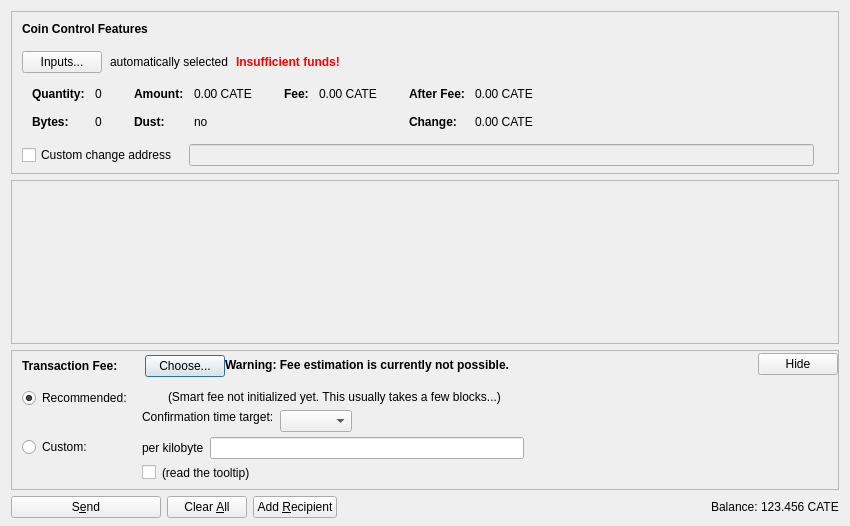
<?xml version="1.0" encoding="UTF-8"?>
<ui version="4.0">
 <class>SendCoinsDialog</class>
 <widget class="QDialog" name="SendCoinsDialog">
  <property name="geometry">
   <rect>
    <x>0</x>
    <y>0</y>
    <width>850</width>
    <height>526</height>
   </rect>
  </property>
  <property name="windowTitle">
   <string>Send Coins</string>
  </property>
  <layout class="QVBoxLayout" name="verticalLayout" stretch="0,1,0,0">
   <property name="bottomMargin">
    <number>8</number>
   </property>
   <item>
    <widget class="QFrame" name="frameCoinControl">
     <property name="sizePolicy">
      <sizepolicy hsizetype="Expanding" vsizetype="Expanding">
       <horstretch>0</horstretch>
       <verstretch>0</verstretch>
      </sizepolicy>
     </property>
     <property name="maximumSize">
      <size>
       <width>16777215</width>
       <height>16777215</height>
      </size>
     </property>
     <property name="frameShape">
      <enum>QFrame::StyledPanel</enum>
     </property>
     <property name="frameShadow">
      <enum>QFrame::Sunken</enum>
     </property>
     <layout class="QVBoxLayout" name="verticalLayoutCoinControl2">
      <property name="spacing">
       <number>0</number>
      </property>
      <property name="leftMargin">
       <number>0</number>
      </property>
      <property name="topMargin">
       <number>0</number>
      </property>
      <property name="rightMargin">
       <number>0</number>
      </property>
      <property name="bottomMargin">
       <number>6</number>
      </property>
      <item>
       <layout class="QVBoxLayout" name="verticalLayoutCoinControl" stretch="0,0,0,0,1">
        <property name="spacing">
         <number>0</number>
        </property>
        <property name="leftMargin">
         <number>10</number>
        </property>
        <property name="topMargin">
         <number>10</number>
        </property>
        <item>
         <layout class="QHBoxLayout" name="horizontalLayoutCoinControl1">
          <property name="bottomMargin">
           <number>15</number>
          </property>
          <item>
           <widget class="QLabel" name="labelCoinControlFeatures">
            <property name="sizePolicy">
             <sizepolicy hsizetype="Preferred" vsizetype="Maximum">
              <horstretch>0</horstretch>
              <verstretch>0</verstretch>
             </sizepolicy>
            </property>
            <property name="font">
             <font>
              <weight>75</weight>
              <bold>true</bold>
             </font>
            </property>
            <property name="styleSheet">
             <string notr="true">font-weight:bold;</string>
            </property>
            <property name="text">
             <string>Coin Control Features</string>
            </property>
           </widget>
          </item>
         </layout>
        </item>
        <item>
         <layout class="QHBoxLayout" name="horizontalLayoutCoinControl2" stretch="0,0,0,0">
          <property name="spacing">
           <number>8</number>
          </property>
          <property name="bottomMargin">
           <number>10</number>
          </property>
          <item>
           <widget class="QPushButton" name="pushButtonCoinControl">
            <property name="styleSheet">
             <string notr="true"/>
            </property>
            <property name="text">
             <string>Inputs...</string>
            </property>
            <property name="autoDefault">
             <bool>false</bool>
            </property>
           </widget>
          </item>
          <item>
           <widget class="QLabel" name="labelCoinControlAutomaticallySelected">
            <property name="text">
             <string>automatically selected</string>
            </property>
            <property name="margin">
             <number>5</number>
            </property>
           </widget>
          </item>
          <item>
           <widget class="QLabel" name="labelCoinControlInsuffFunds">
            <property name="font">
             <font>
              <weight>75</weight>
              <bold>true</bold>
             </font>
            </property>
            <property name="styleSheet">
             <string notr="true">color:red;font-weight:bold;</string>
            </property>
            <property name="text">
             <string>Insufficient funds!</string>
            </property>
            <property name="margin">
             <number>5</number>
            </property>
           </widget>
          </item>
          <item>
           <spacer name="horizontalSpacerCoinControl">
            <property name="orientation">
             <enum>Qt::Horizontal</enum>
            </property>
            <property name="sizeHint" stdset="0">
             <size>
              <width>40</width>
              <height>1</height>
             </size>
            </property>
           </spacer>
          </item>
         </layout>
        </item>
        <item>
         <widget class="QWidget" name="widgetCoinControl" native="true">
          <property name="sizePolicy">
           <sizepolicy hsizetype="Preferred" vsizetype="Preferred">
            <horstretch>0</horstretch>
            <verstretch>0</verstretch>
           </sizepolicy>
          </property>
          <property name="minimumSize">
           <size>
            <width>0</width>
            <height>0</height>
           </size>
          </property>
          <property name="styleSheet">
           <string notr="true"/>
          </property>
          <layout class="QHBoxLayout" name="horizontalLayoutCoinControl5">
           <property name="leftMargin">
            <number>0</number>
           </property>
           <property name="topMargin">
            <number>0</number>
           </property>
           <property name="rightMargin">
            <number>0</number>
           </property>
           <property name="bottomMargin">
            <number>0</number>
           </property>
           <item>
            <layout class="QHBoxLayout" name="horizontalLayoutCoinControl3" stretch="0,0,0,1">
             <property name="spacing">
              <number>20</number>
             </property>
             <property name="topMargin">
              <number>0</number>
             </property>
             <property name="bottomMargin">
              <number>10</number>
             </property>
             <item>
              <layout class="QFormLayout" name="formLayoutCoinControl1">
               <property name="horizontalSpacing">
                <number>10</number>
               </property>
               <property name="verticalSpacing">
                <number>14</number>
               </property>
               <property name="leftMargin">
                <number>10</number>
               </property>
               <property name="topMargin">
                <number>4</number>
               </property>
               <property name="rightMargin">
                <number>6</number>
               </property>
               <item row="0" column="0">
                <widget class="QLabel" name="labelCoinControlQuantityText">
                 <property name="font">
                  <font>
                   <weight>75</weight>
                   <bold>true</bold>
                  </font>
                 </property>
                 <property name="text">
                  <string>Quantity:</string>
                 </property>
                 <property name="margin">
                  <number>0</number>
                 </property>
                </widget>
               </item>
               <item row="0" column="1">
                <widget class="QLabel" name="labelCoinControlQuantity">
                 <property name="cursor">
                  <cursorShape>IBeamCursor</cursorShape>
                 </property>
                 <property name="contextMenuPolicy">
                  <enum>Qt::ActionsContextMenu</enum>
                 </property>
                 <property name="text">
                  <string notr="true">0</string>
                 </property>
                 <property name="margin">
                  <number>0</number>
                 </property>
                 <property name="textInteractionFlags">
                  <set>Qt::LinksAccessibleByMouse|Qt::TextSelectableByKeyboard|Qt::TextSelectableByMouse</set>
                 </property>
                </widget>
               </item>
               <item row="1" column="0">
                <widget class="QLabel" name="labelCoinControlBytesText">
                 <property name="font">
                  <font>
                   <weight>75</weight>
                   <bold>true</bold>
                  </font>
                 </property>
                 <property name="text">
                  <string>Bytes:</string>
                 </property>
                </widget>
               </item>
               <item row="1" column="1">
                <widget class="QLabel" name="labelCoinControlBytes">
                 <property name="cursor">
                  <cursorShape>IBeamCursor</cursorShape>
                 </property>
                 <property name="contextMenuPolicy">
                  <enum>Qt::ActionsContextMenu</enum>
                 </property>
                 <property name="text">
                  <string notr="true">0</string>
                 </property>
                 <property name="textInteractionFlags">
                  <set>Qt::LinksAccessibleByMouse|Qt::TextSelectableByKeyboard|Qt::TextSelectableByMouse</set>
                 </property>
                </widget>
               </item>
              </layout>
             </item>
             <item>
              <layout class="QFormLayout" name="formLayoutCoinControl2">
               <property name="horizontalSpacing">
                <number>10</number>
               </property>
               <property name="verticalSpacing">
                <number>14</number>
               </property>
               <property name="leftMargin">
                <number>6</number>
               </property>
               <property name="topMargin">
                <number>4</number>
               </property>
               <property name="rightMargin">
                <number>6</number>
               </property>
               <item row="0" column="0">
                <widget class="QLabel" name="labelCoinControlAmountText">
                 <property name="font">
                  <font>
                   <weight>75</weight>
                   <bold>true</bold>
                  </font>
                 </property>
                 <property name="text">
                  <string>Amount:</string>
                 </property>
                 <property name="margin">
                  <number>0</number>
                 </property>
                </widget>
               </item>
               <item row="0" column="1">
                <widget class="QLabel" name="labelCoinControlAmount">
                 <property name="cursor">
                  <cursorShape>IBeamCursor</cursorShape>
                 </property>
                 <property name="contextMenuPolicy">
                  <enum>Qt::ActionsContextMenu</enum>
                 </property>
                 <property name="text">
                  <string notr="true">0.00 CATE</string>
                 </property>
                 <property name="textInteractionFlags">
                  <set>Qt::LinksAccessibleByMouse|Qt::TextSelectableByKeyboard|Qt::TextSelectableByMouse</set>
                 </property>
                </widget>
               </item>
               <item row="1" column="0">
                <widget class="QLabel" name="labelCoinControlLowOutputText">
                 <property name="font">
                  <font>
                   <weight>75</weight>
                   <bold>true</bold>
                  </font>
                 </property>
                 <property name="text">
                  <string>Dust:</string>
                 </property>
                </widget>
               </item>
               <item row="1" column="1">
                <widget class="QLabel" name="labelCoinControlLowOutput">
                 <property name="cursor">
                  <cursorShape>IBeamCursor</cursorShape>
                 </property>
                 <property name="contextMenuPolicy">
                  <enum>Qt::ActionsContextMenu</enum>
                 </property>
                 <property name="text">
                  <string notr="true">no</string>
                 </property>
                 <property name="textInteractionFlags">
                  <set>Qt::LinksAccessibleByMouse|Qt::TextSelectableByKeyboard|Qt::TextSelectableByMouse</set>
                 </property>
                </widget>
               </item>
              </layout>
             </item>
             <item>
              <layout class="QFormLayout" name="formLayoutCoinControl3">
               <property name="horizontalSpacing">
                <number>10</number>
               </property>
               <property name="verticalSpacing">
                <number>14</number>
               </property>
               <property name="leftMargin">
                <number>6</number>
               </property>
               <property name="topMargin">
                <number>4</number>
               </property>
               <property name="rightMargin">
                <number>6</number>
               </property>
               <item row="0" column="0">
                <widget class="QLabel" name="labelCoinControlFeeText">
                 <property name="font">
                  <font>
                   <weight>75</weight>
                   <bold>true</bold>
                  </font>
                 </property>
                 <property name="text">
                  <string>Fee:</string>
                 </property>
                 <property name="margin">
                  <number>0</number>
                 </property>
                </widget>
               </item>
               <item row="0" column="1">
                <widget class="QLabel" name="labelCoinControlFee">
                 <property name="cursor">
                  <cursorShape>IBeamCursor</cursorShape>
                 </property>
                 <property name="contextMenuPolicy">
                  <enum>Qt::ActionsContextMenu</enum>
                 </property>
                 <property name="text">
                  <string notr="true">0.00 CATE</string>
                 </property>
                 <property name="textInteractionFlags">
                  <set>Qt::LinksAccessibleByMouse|Qt::TextSelectableByKeyboard|Qt::TextSelectableByMouse</set>
                 </property>
                </widget>
               </item>
              </layout>
             </item>
             <item>
              <layout class="QFormLayout" name="formLayoutCoinControl4">
               <property name="horizontalSpacing">
                <number>10</number>
               </property>
               <property name="verticalSpacing">
                <number>14</number>
               </property>
               <property name="leftMargin">
                <number>6</number>
               </property>
               <property name="topMargin">
                <number>4</number>
               </property>
               <property name="rightMargin">
                <number>6</number>
               </property>
               <item row="0" column="0">
                <widget class="QLabel" name="labelCoinControlAfterFeeText">
                 <property name="font">
                  <font>
                   <weight>75</weight>
                   <bold>true</bold>
                  </font>
                 </property>
                 <property name="text">
                  <string>After Fee:</string>
                 </property>
                 <property name="margin">
                  <number>0</number>
                 </property>
                </widget>
               </item>
               <item row="0" column="1">
                <widget class="QLabel" name="labelCoinControlAfterFee">
                 <property name="cursor">
                  <cursorShape>IBeamCursor</cursorShape>
                 </property>
                 <property name="contextMenuPolicy">
                  <enum>Qt::ActionsContextMenu</enum>
                 </property>
                 <property name="text">
                  <string notr="true">0.00 CATE</string>
                 </property>
                 <property name="textInteractionFlags">
                  <set>Qt::LinksAccessibleByMouse|Qt::TextSelectableByKeyboard|Qt::TextSelectableByMouse</set>
                 </property>
                </widget>
               </item>
               <item row="1" column="0">
                <widget class="QLabel" name="labelCoinControlChangeText">
                 <property name="font">
                  <font>
                   <weight>75</weight>
                   <bold>true</bold>
                  </font>
                 </property>
                 <property name="text">
                  <string>Change:</string>
                 </property>
                </widget>
               </item>
               <item row="1" column="1">
                <widget class="QLabel" name="labelCoinControlChange">
                 <property name="cursor">
                  <cursorShape>IBeamCursor</cursorShape>
                 </property>
                 <property name="contextMenuPolicy">
                  <enum>Qt::ActionsContextMenu</enum>
                 </property>
                 <property name="text">
                  <string notr="true">0.00 CATE</string>
                 </property>
                 <property name="textInteractionFlags">
                  <set>Qt::LinksAccessibleByMouse|Qt::TextSelectableByKeyboard|Qt::TextSelectableByMouse</set>
                 </property>
                </widget>
               </item>
              </layout>
             </item>
            </layout>
           </item>
          </layout>
         </widget>
        </item>
        <item>
         <layout class="QHBoxLayout" name="horizontalLayoutCoinControl4" stretch="0,0,0">
          <property name="spacing">
           <number>12</number>
          </property>
          <property name="sizeConstraint">
           <enum>QLayout::SetDefaultConstraint</enum>
          </property>
          <property name="topMargin">
           <number>5</number>
          </property>
          <property name="rightMargin">
           <number>5</number>
          </property>
          <item>
           <widget class="QCheckBox" name="checkBoxCoinControlChange">
            <property name="toolTip">
             <string>If this is activated, but the change address is empty or invalid, change will be sent to a newly generated address.</string>
            </property>
            <property name="text">
             <string>Custom change address</string>
            </property>
           </widget>
          </item>
          <item>
           <widget class="QValidatedLineEdit" name="lineEditCoinControlChange">
            <property name="enabled">
             <bool>false</bool>
            </property>
            <property name="sizePolicy">
             <sizepolicy hsizetype="Expanding" vsizetype="Fixed">
              <horstretch>0</horstretch>
              <verstretch>0</verstretch>
             </sizepolicy>
            </property>
           </widget>
          </item>
          <item>
           <widget class="QLabel" name="labelCoinControlChangeLabel">
            <property name="sizePolicy">
             <sizepolicy hsizetype="Preferred" vsizetype="Expanding">
              <horstretch>0</horstretch>
              <verstretch>0</verstretch>
             </sizepolicy>
            </property>
            <property name="minimumSize">
             <size>
              <width>0</width>
              <height>0</height>
             </size>
            </property>
            <property name="text">
             <string/>
            </property>
            <property name="margin">
             <number>3</number>
            </property>
           </widget>
          </item>
         </layout>
        </item>
        <item>
         <spacer name="verticalSpacerCoinControl">
          <property name="orientation">
           <enum>Qt::Vertical</enum>
          </property>
          <property name="sizeHint" stdset="0">
           <size>
            <width>800</width>
            <height>1</height>
           </size>
          </property>
         </spacer>
        </item>
       </layout>
      </item>
     </layout>
    </widget>
   </item>
   <item>
    <widget class="QScrollArea" name="scrollArea">
     <property name="widgetResizable">
      <bool>true</bool>
     </property>
     <widget class="QWidget" name="scrollAreaWidgetContents">
      <property name="geometry">
       <rect>
        <x>0</x>
        <y>0</y>
        <width>830</width>
        <height>104</height>
       </rect>
      </property>
      <layout class="QVBoxLayout" name="verticalLayout_2" stretch="0,1">
       <property name="leftMargin">
        <number>0</number>
       </property>
       <property name="topMargin">
        <number>0</number>
       </property>
       <property name="rightMargin">
        <number>0</number>
       </property>
       <property name="bottomMargin">
        <number>0</number>
       </property>
       <item>
        <layout class="QVBoxLayout" name="entries">
         <property name="spacing">
          <number>6</number>
         </property>
        </layout>
       </item>
       <item>
        <spacer name="verticalSpacer">
         <property name="orientation">
          <enum>Qt::Vertical</enum>
         </property>
         <property name="sizeHint" stdset="0">
          <size>
           <width>20</width>
           <height>40</height>
          </size>
         </property>
        </spacer>
       </item>
      </layout>
     </widget>
    </widget>
   </item>
   <item>
    <widget class="QFrame" name="frameFee">
     <property name="sizePolicy">
      <sizepolicy hsizetype="Expanding" vsizetype="Expanding">
       <horstretch>0</horstretch>
       <verstretch>0</verstretch>
      </sizepolicy>
     </property>
     <property name="maximumSize">
      <size>
       <width>16777215</width>
       <height>16777215</height>
      </size>
     </property>
     <property name="frameShape">
      <enum>QFrame::StyledPanel</enum>
     </property>
     <property name="frameShadow">
      <enum>QFrame::Sunken</enum>
     </property>
     <layout class="QVBoxLayout" name="verticalLayoutFee1">
      <property name="spacing">
       <number>0</number>
      </property>
      <property name="leftMargin">
       <number>0</number>
      </property>
      <property name="topMargin">
       <number>0</number>
      </property>
      <property name="rightMargin">
       <number>0</number>
      </property>
      <property name="bottomMargin">
       <number>0</number>
      </property>
      <item>
       <layout class="QVBoxLayout" name="verticalLayoutFee2" stretch="0,0,0">
        <property name="spacing">
         <number>0</number>
        </property>
        <property name="leftMargin">
         <number>10</number>
        </property>
        <property name="topMargin">
         <number>0</number>
        </property>
        <item>
         <layout class="QHBoxLayout" name="horizontalLayoutFee1">
          <property name="bottomMargin">
           <number>0</number>
          </property>
          <item>
           <layout class="QVBoxLayout" name="verticalLayoutFee7">
            <property name="spacing">
             <number>0</number>
            </property>
            <item>
             <spacer name="verticalSpacerSmartFee">
              <property name="orientation">
               <enum>Qt::Vertical</enum>
              </property>
              <property name="sizeType">
               <enum>QSizePolicy::Fixed</enum>
              </property>
              <property name="sizeHint" stdset="0">
               <size>
                <width>1</width>
                <height>4</height>
               </size>
              </property>
             </spacer>
            </item>
            <item>
             <layout class="QHBoxLayout" name="horizontalLayoutSmartFee">
              <property name="spacing">
               <number>10</number>
              </property>
              <item>
               <widget class="QLabel" name="labelFeeHeadline">
                <property name="sizePolicy">
                 <sizepolicy hsizetype="Preferred" vsizetype="Maximum">
                  <horstretch>0</horstretch>
                  <verstretch>0</verstretch>
                 </sizepolicy>
                </property>
                <property name="font">
                 <font>
                  <weight>75</weight>
                  <bold>true</bold>
                 </font>
                </property>
                <property name="styleSheet">
                 <string notr="true">font-weight:bold;</string>
                </property>
                <property name="text">
                 <string>Transaction Fee:</string>
                </property>
               </widget>
              </item>
              <item>
               <widget class="QLabel" name="labelFeeMinimized">
                <property name="text">
                 <string/>
                </property>
               </widget>
              </item>
              <item>
               <widget class="QPushButton" name="buttonChooseFee">
                <property name="text">
                 <string>Choose...</string>
                </property>
               </widget>
              </item>
             </layout>
            </item>
            <item>
             <spacer name="verticalSpacer_5">
              <property name="orientation">
               <enum>Qt::Vertical</enum>
              </property>
              <property name="sizeHint" stdset="0">
               <size>
                <width>1</width>
                <height>1</height>
               </size>
              </property>
             </spacer>
            </item>
           </layout>
          </item>
          <item>
           <widget class="QLabel" name="fallbackFeeWarningLabel">
            <property name="toolTip">
             <string>Using the fallbackfee can result in sending a transaction that will take several hours or days (or never) to confirm. Consider choosing your fee manually or wait until you have validated the complete chain.</string>
            </property>
            <property name="font">
            <font>
                <weight>75</weight>
                <bold>true</bold>
            </font>
            </property>
            <property name="text">
             <string>Warning: Fee estimation is currently not possible.</string>
            </property>
            <property name="wordWrap">
             <bool>false</bool>
            </property>
           </widget>
          </item>
          <item>
           <spacer name="horizontalSpacer_4">
            <property name="orientation">
             <enum>Qt::Horizontal</enum>
            </property>
            <property name="sizeType">
             <enum>QSizePolicy::MinimumExpanding</enum>
            </property>
            <property name="sizeHint" stdset="0">
             <size>
              <width>40</width>
              <height>20</height>
             </size>
            </property>
           </spacer>
          </item>
          <item>
           <widget class="QPushButton" name="buttonMinimizeFee">
            <property name="toolTip">
             <string>collapse fee-settings</string>
            </property>
            <property name="text">
             <string>Hide</string>
            </property>
           </widget>
          </item>
         </layout>
        </item>
        <item>
         <widget class="QFrame" name="frameFeeSelection">
          <layout class="QVBoxLayout" name="verticalLayoutFee12">
           <property name="spacing">
            <number>0</number>
           </property>
           <property name="leftMargin">
            <number>0</number>
           </property>
           <property name="topMargin">
            <number>0</number>
           </property>
           <property name="rightMargin">
            <number>0</number>
           </property>
           <property name="bottomMargin">
            <number>0</number>
           </property>
           <item>
            <layout class="QGridLayout" name="gridLayoutFee">
             <property name="topMargin">
              <number>10</number>
             </property>
             <property name="bottomMargin">
              <number>4</number>
             </property>
             <property name="horizontalSpacing">
              <number>10</number>
             </property>
             <property name="verticalSpacing">
              <number>4</number>
             </property>
             <item row="1" column="1">
              <layout class="QVBoxLayout" name="verticalLayoutFee8">
               <property name="spacing">
                <number>6</number>
               </property>
               <item>
                <layout class="QHBoxLayout" name="horizontalLayoutFee13">
                 <item>
                  <widget class="QLabel" name="labelCustomPerKilobyte">
                   <property name="toolTip">
                    <string>If the custom fee is set to 1000 satoshis and the transaction is only 250 bytes, then &quot;per kilobyte&quot; only pays 250 satoshis in fee, while &quot;total at least&quot; pays 1000 satoshis. For transactions bigger than a kilobyte both pay by kilobyte.</string>
                   </property>
                   <property name="text">
                    <string>per kilobyte</string>
                   </property>
                  </widget>
                 </item>
                 <item>
                  <widget class="BitcoinAmountField" name="customFee"/>
                 </item>
                 <item>
                  <spacer name="horizontalSpacer_6">
                   <property name="orientation">
                    <enum>Qt::Horizontal</enum>
                   </property>
                   <property name="sizeHint" stdset="0">
                    <size>
                     <width>1</width>
                     <height>1</height>
                    </size>
                   </property>
                  </spacer>
                 </item>
                </layout>
               </item>
               <item>
                <layout class="QHBoxLayout" name="horizontalLayoutFee8">
                 <item>
                  <widget class="QCheckBox" name="checkBoxMinimumFee">
                   <property name="toolTip">
                    <string>Paying only the minimum fee is just fine as long as there is less transaction volume than space in the blocks. But be aware that this can end up in a never confirming transaction once there is more demand for catecoin transactions than the network can process.</string>
                   </property>
                   <property name="text">
                    <string/>
                   </property>
                  </widget>
                 </item>
                 <item>
                  <widget class="QLabel" name="labelMinFeeWarning">
                   <property name="enabled">
                    <bool>true</bool>
                   </property>
                   <property name="toolTip">
                    <string>Paying only the minimum fee is just fine as long as there is less transaction volume than space in the blocks. But be aware that this can end up in a never confirming transaction once there is more demand for catecoin transactions than the network can process.</string>
                   </property>
                   <property name="text">
                    <string>(read the tooltip)</string>
                   </property>
                   <property name="margin">
                    <number>5</number>
                   </property>
                  </widget>
                 </item>
                 <item>
                  <spacer name="horizontalSpacer_2">
                   <property name="orientation">
                    <enum>Qt::Horizontal</enum>
                   </property>
                   <property name="sizeHint" stdset="0">
                    <size>
                     <width>1</width>
                     <height>1</height>
                    </size>
                   </property>
                  </spacer>
                 </item>
                </layout>
               </item>
              </layout>
             </item>
             <item row="0" column="0">
              <layout class="QVBoxLayout" name="verticalLayoutFee4" stretch="0,1">
               <item>
                <widget class="QRadioButton" name="radioSmartFee">
                 <property name="text">
                  <string>Recommended:</string>
                 </property>
                 <property name="checked">
                  <bool>true</bool>
                 </property>
                 <attribute name="buttonGroup">
                  <string notr="true">groupFee</string>
                 </attribute>
                </widget>
               </item>
               <item>
                <spacer name="verticalSpacer_2">
                 <property name="orientation">
                  <enum>Qt::Vertical</enum>
                 </property>
                 <property name="sizeHint" stdset="0">
                  <size>
                   <width>1</width>
                   <height>1</height>
                  </size>
                 </property>
                </spacer>
               </item>
              </layout>
             </item>
             <item row="1" column="0">
              <layout class="QVBoxLayout" name="verticalLayoutFee9" stretch="0,1">
               <item>
                <widget class="QRadioButton" name="radioCustomFee">
                 <property name="text">
                  <string>Custom:</string>
                 </property>
                 <attribute name="buttonGroup">
                  <string notr="true">groupFee</string>
                 </attribute>
                </widget>
               </item>
               <item>
                <spacer name="verticalSpacer_6">
                 <property name="orientation">
                  <enum>Qt::Vertical</enum>
                 </property>
                 <property name="sizeHint" stdset="0">
                  <size>
                   <width>1</width>
                   <height>1</height>
                  </size>
                 </property>
                </spacer>
               </item>
              </layout>
             </item>
             <item row="0" column="1">
              <layout class="QVBoxLayout" name="verticalLayoutFee3" stretch="0,0,1">
               <property name="spacing">
                <number>6</number>
               </property>
               <property name="topMargin">
                <number>2</number>
               </property>
               <item>
                <layout class="QHBoxLayout" name="horizontalLayoutFee12">
                 <item>
                  <widget class="QLabel" name="labelSmartFee">
                   <property name="text">
                    <string/>
                   </property>
                   <property name="margin">
                    <number>2</number>
                   </property>
                  </widget>
                 </item>
                 <item>
                  <widget class="QLabel" name="labelFeeEstimation">
                   <property name="text">
                    <string/>
                   </property>
                  </widget>
                 </item>
                 <item>
                  <widget class="QLabel" name="labelSmartFee2">
                   <property name="text">
                    <string>(Smart fee not initialized yet. This usually takes a few blocks...)</string>
                   </property>
                   <property name="margin">
                    <number>2</number>
                   </property>
                  </widget>
                 </item>
                 <item>
                  <spacer name="horizontalSpacer_5">
                   <property name="orientation">
                    <enum>Qt::Horizontal</enum>
                   </property>
                   <property name="sizeHint" stdset="0">
                    <size>
                     <width>1</width>
                     <height>1</height>
                    </size>
                   </property>
                  </spacer>
                 </item>
                </layout>
               </item>
               <item>
                <layout class="QHBoxLayout" name="horizontalLayoutFee9">
                 <item>
                  <layout class="QVBoxLayout" name="verticalLayoutFee6">
                   <item>
                    <widget class="QLabel" name="labelSmartFee3">
                     <property name="text">
                      <string>Confirmation time target:</string>
                     </property>
                     <property name="margin">
                      <number>2</number>
                     </property>
                    </widget>
                   </item>
                   <item>
                    <spacer name="verticalSpacer_3">
                     <property name="orientation">
                      <enum>Qt::Vertical</enum>
                     </property>
                     <property name="sizeHint" stdset="0">
                      <size>
                       <width>1</width>
                       <height>1</height>
                      </size>
                     </property>
                    </spacer>
                   </item>
                  </layout>
                 </item>
                 <item>
                  <layout class="QVBoxLayout" name="verticalLayoutFee5">
                   <property name="rightMargin">
                    <number>30</number>
                   </property>
                   <item>
                    <layout class="QHBoxLayout" name="horizontalLayoutConfTarget">
                     <property name="bottomMargin">
                      <number>0</number>
                     </property>
                     <item>
                      <widget class="QComboBox" name="confTargetSelector"/>
                     </item>
                     <item>
                      <spacer name="horizontalSpacerConfTarget">
                       <property name="orientation">
                        <enum>Qt::Horizontal</enum>
                       </property>
                       <property name="sizeHint" stdset="0">
                        <size>
                         <width>40</width>
                         <height>20</height>
                        </size>
                       </property>
                      </spacer>
                     </item>
                    </layout>
                   </item>
                  </layout>
                 </item>
                </layout>
               </item>
               <item>
                <spacer name="verticalSpacer_4">
                 <property name="orientation">
                  <enum>Qt::Vertical</enum>
                 </property>
                 <property name="sizeHint" stdset="0">
                  <size>
                   <width>1</width>
                   <height>1</height>
                  </size>
                 </property>
                </spacer>
               </item>
              </layout>
             </item>
            </layout>
           </item>
          </layout>
         </widget>
        </item>
        <item>
         <spacer name="verticalSpacerFee">
          <property name="orientation">
           <enum>Qt::Vertical</enum>
          </property>
          <property name="sizeHint" stdset="0">
           <size>
            <width>40</width>
            <height>5</height>
           </size>
          </property>
         </spacer>
        </item>
       </layout>
      </item>
     </layout>
    </widget>
   </item>
   <item>
    <layout class="QHBoxLayout" name="horizontalLayout">
     <item>
      <widget class="QPushButton" name="sendButton">
       <property name="minimumSize">
        <size>
         <width>150</width>
         <height>0</height>
        </size>
       </property>
       <property name="toolTip">
        <string>Confirm the send action</string>
       </property>
       <property name="text">
        <string>S&amp;end</string>
       </property>
       <property name="icon">
        <iconset resource="../bitcoin.qrc">
         <normaloff>:/icons/send</normaloff>:/icons/send</iconset>
       </property>
       <property name="autoDefault">
        <bool>false</bool>
       </property>
       <property name="default">
        <bool>false</bool>
       </property>
      </widget>
     </item>
     <item>
      <widget class="QPushButton" name="clearButton">
       <property name="sizePolicy">
        <sizepolicy hsizetype="Minimum" vsizetype="Fixed">
         <horstretch>0</horstretch>
         <verstretch>0</verstretch>
        </sizepolicy>
       </property>
       <property name="toolTip">
        <string>Clear all fields of the form.</string>
       </property>
       <property name="text">
        <string>Clear &amp;All</string>
       </property>
       <property name="icon">
        <iconset resource="../bitcoin.qrc">
         <normaloff>:/icons/remove</normaloff>:/icons/remove</iconset>
       </property>
       <property name="autoDefault">
        <bool>false</bool>
       </property>
      </widget>
     </item>
     <item>
      <widget class="QPushButton" name="addButton">
       <property name="toolTip">
        <string>Send to multiple recipients at once</string>
       </property>
       <property name="text">
        <string>Add &amp;Recipient</string>
       </property>
       <property name="icon">
        <iconset resource="../bitcoin.qrc">
         <normaloff>:/icons/add</normaloff>:/icons/add</iconset>
       </property>
       <property name="autoDefault">
        <bool>false</bool>
       </property>
      </widget>
     </item>
     <item>
      <spacer name="horizontalSpacer">
       <property name="orientation">
        <enum>Qt::Horizontal</enum>
       </property>
       <property name="sizeHint" stdset="0">
        <size>
         <width>40</width>
         <height>20</height>
        </size>
       </property>
      </spacer>
     </item>
     <item>
      <layout class="QHBoxLayout" name="horizontalLayout_2">
       <property name="spacing">
        <number>3</number>
       </property>
       <item>
        <widget class="QLabel" name="label">
         <property name="sizePolicy">
          <sizepolicy hsizetype="Preferred" vsizetype="Fixed">
           <horstretch>0</horstretch>
           <verstretch>0</verstretch>
          </sizepolicy>
         </property>
         <property name="text">
          <string>Balance:</string>
         </property>
        </widget>
       </item>
       <item>
        <widget class="QLabel" name="labelBalance">
         <property name="sizePolicy">
          <sizepolicy hsizetype="Preferred" vsizetype="Fixed">
           <horstretch>0</horstretch>
           <verstretch>0</verstretch>
          </sizepolicy>
         </property>
         <property name="cursor">
          <cursorShape>IBeamCursor</cursorShape>
         </property>
         <property name="text">
          <string notr="true">123.456 CATE</string>
         </property>
         <property name="textInteractionFlags">
          <set>Qt::LinksAccessibleByMouse|Qt::TextSelectableByKeyboard|Qt::TextSelectableByMouse</set>
         </property>
        </widget>
       </item>
      </layout>
     </item>
    </layout>
   </item>
  </layout>
 </widget>
 <customwidgets>
  <customwidget>
   <class>QValidatedLineEdit</class>
   <extends>QLineEdit</extends>
   <header>qt/qvalidatedlineedit.h</header>
  </customwidget>
  <customwidget>
   <class>BitcoinAmountField</class>
   <extends>QLineEdit</extends>
   <header>qt/bitcoinamountfield.h</header>
   <container>1</container>
  </customwidget>
 </customwidgets>
 <resources>
  <include location="../bitcoin.qrc"/>
 </resources>
 <connections/>
 <buttongroups>
  <buttongroup name="groupFee"/>
 </buttongroups>
</ui>
